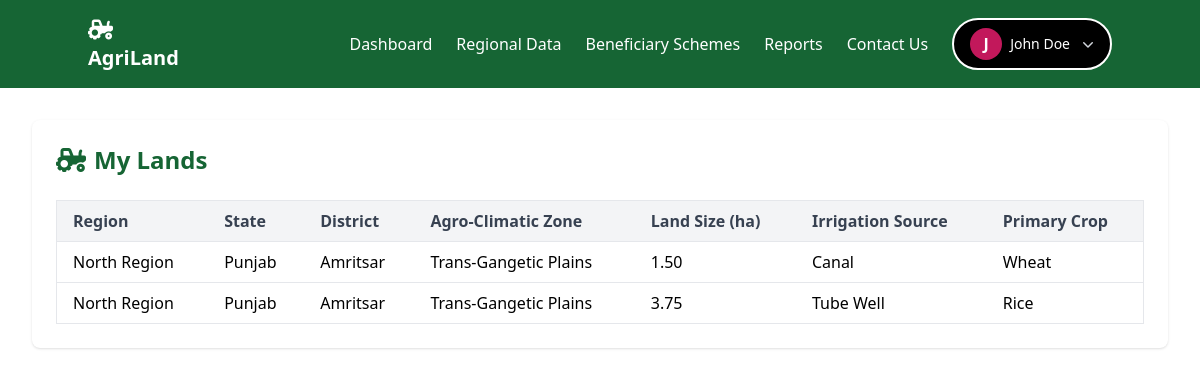
Screenshot of /view_lands.php (signed in) with the database file from the repository.
### tables this page shows
CREATE TABLE lands (
    id INT AUTO_INCREMENT PRIMARY KEY,
    user_id INT NOT NULL,
    region VARCHAR(50) NOT NULL,
    land_size DECIMAL(10,2) NOT NULL,
    irrigation_source VARCHAR(50) NOT NULL,
    primary_crop VARCHAR(50) NOT NULL,
    secondary_crop VARCHAR(50),
    water_depth DECIMAL(10,2),
    created_at TIMESTAMP DEFAULT CURRENT_TIMESTAMP,
    FOREIGN KEY (user_id) REFERENCES users(id)
);

CREATE TABLE regions (
    region_id INT AUTO_INCREMENT PRIMARY KEY,
    region_name VARCHAR(50) NOT NULL,
    state VARCHAR(50) NOT NULL,
    district VARCHAR(50) NOT NULL,
    agro_climatic_zone VARCHAR(100)
);

### view_lands.php (the view, shortened to what this page needs)
<?php
require_once 'includes/config.php';
$user_id = $_SESSION['user_id'];
$lands_query = "SELECT l.*, r.region_name, r.state, r.district, r.agro_climatic_zone
                FROM lands l
                LEFT JOIN regions r ON l.region = r.region_name
                WHERE l.user_id = ?";
$stmt = mysqli_prepare($conn, $lands_query);
mysqli_stmt_bind_param($stmt, 'i', $user_id);
mysqli_stmt_execute($stmt);
$lands_result = mysqli_stmt_get_result($stmt);
$lands = [];
while ($row = mysqli_fetch_assoc($lands_result)) {
    $lands[] = $row;
}
include 'header.php';
?>
<body style="background-image: url(images/schemes.jpg); background-size: cover;background-repeat: no-repeat;">
<main class="flex-1 p-8">
    <div class="bg-white rounded-lg shadow p-6">
        <div class="flex justify-between items-center mb-6">
            <h1 class="text-2xl font-bold text-green-800">
                <i class="fas fa-tractor mr-2"></i>My Lands
            </h1>
        </div>
        <?php if (empty($lands)): ?>
            <div class="text-center py-6 text-gray-500">
                <p>No lands registered yet.</p>
                <?php if (isset($_SESSION['isAdmin']) && $_SESSION['isAdmin'] == 1): ?>
                    <a href="add_land.php" class="text-green-600 hover:underline mt-2 inline-block">Add your first land</a>
                <?php endif; ?>
            </div>
        <?php else: ?>
            <div class="overflow-x-auto">
                <table class="min-w-full bg-white border border-gray-200">
                    <thead>
                        <tr class="bg-gray-100 text-left text-gray-700">
                            <th class="py-2 px-4 border-b">Region</th>
                            <th class="py-2 px-4 border-b">State</th>
                            <th class="py-2 px-4 border-b">District</th>
                            <th class="py-2 px-4 border-b">Agro-Climatic Zone</th>
                            <th class="py-2 px-4 border-b">Land Size (ha)</th>
                            <th class="py-2 px-4 border-b">Irrigation Source</th>
                            <th class="py-2 px-4 border-b">Primary Crop</th>
                        </tr>
                    </thead>
                    <tbody>
                        <?php foreach ($lands as $land): ?>
                            <tr class="hover:bg-gray-50">
                                <td class="py-2 px-4 border-b"><?php echo htmlspecialchars($land['region_name'] ?? $land['region']); ?></td>
                                <td class="py-2 px-4 border-b"><?php echo htmlspecialchars($land['state'] ?? 'N/A'); ?></td>
                                <td class="py-2 px-4 border-b"><?php echo htmlspecialchars($land['district'] ?? 'N/A'); ?></td>
                                <td class="py-2 px-4 border-b"><?php echo htmlspecialchars($land['agro_climatic_zone'] ?? 'N/A'); ?></td>
                                <td class="py-2 px-4 border-b"><?php echo number_format($land['land_size'], 2); ?></td>
                                <td class="py-2 px-4 border-b"><?php echo htmlspecialchars($land['irrigation_source']); ?></td>
                                <td class="py-2 px-4 border-b"><?php echo htmlspecialchars($land['primary_crop']); ?></td>
                            </tr>
                        <?php endforeach; ?>
                    </tbody>
                </table>
            </div>
        <?php endif; ?>
    </div>
</main>
</body>

### rows the page displays
lands: regions.region_name "North Region", regions.state "Punjab", regions.district "Amritsar", regions.agro_climatic_zone "Trans-Gangetic Plains", land_size "1.50", irrigation_source "Canal", primary_crop "Wheat"
lands: regions.region_name "North Region", regions.state "Punjab", regions.district "Amritsar", regions.agro_climatic_zone "Trans-Gangetic Plains", land_size "3.75", irrigation_source "Tube Well", primary_crop "Rice"

### other values shown
$initial "J"
$username "John Doe"
